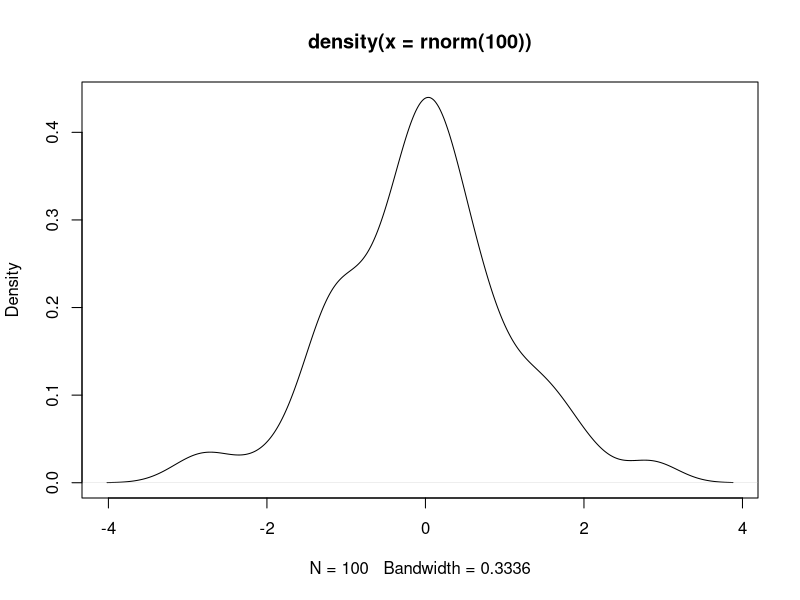

This figure's R source:
## ---- chunk 1
# TODO: add plot prior, likelihood and posterior
plot(density(rnorm(100)))
